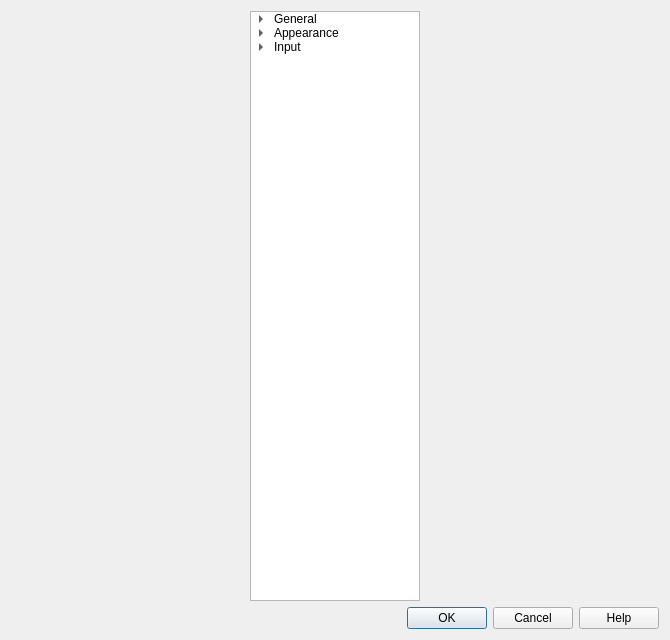
<?xml version="1.0" encoding="UTF-8"?>
<ui version="4.0">
 <class>WorldPrefs</class>
 <widget class="QDialog" name="WorldPrefs">
  <property name="geometry">
   <rect>
    <x>0</x>
    <y>0</y>
    <width>670</width>
    <height>640</height>
   </rect>
  </property>
  <property name="windowTitle">
   <string>World Options</string>
  </property>
  <property name="modal">
   <bool>true</bool>
  </property>
  <layout class="QVBoxLayout" name="_2">
   <item>
    <layout class="QHBoxLayout" name="horizontalLayout">
     <item>
      <widget class="QTreeWidget" name="settings_tree">
       <property name="sizePolicy">
        <sizepolicy hsizetype="Fixed" vsizetype="Expanding">
         <horstretch>0</horstretch>
         <verstretch>0</verstretch>
        </sizepolicy>
       </property>
       <property name="maximumSize">
        <size>
         <width>170</width>
         <height>16777215</height>
        </size>
       </property>
       <property name="itemsExpandable">
        <bool>true</bool>
       </property>
       <attribute name="headerVisible">
        <bool>false</bool>
       </attribute>
       <column>
        <property name="text">
         <string>Setting</string>
        </property>
       </column>
       <item>
        <property name="text">
         <string>General</string>
        </property>
        <property name="flags">
         <set>ItemIsDragEnabled|ItemIsDropEnabled|ItemIsUserCheckable|ItemIsEnabled</set>
        </property>
        <item>
         <property name="text">
          <string>IP address</string>
         </property>
        </item>
        <item>
         <property name="text">
          <string>Connecting</string>
         </property>
        </item>
        <item>
         <property name="text">
          <string>Logging</string>
         </property>
        </item>
        <item>
         <property name="text">
          <string>Chat</string>
         </property>
        </item>
       </item>
       <item>
        <property name="text">
         <string>Appearance</string>
        </property>
        <item>
         <property name="text">
          <string>Output</string>
         </property>
        </item>
        <item>
         <property name="text">
          <string>MXP/Pueblo</string>
         </property>
        </item>
        <item>
         <property name="text">
          <string>ANSI Colour</string>
         </property>
        </item>
        <item>
         <property name="text">
          <string>Custom Colour</string>
         </property>
        </item>
       </item>
       <item>
        <property name="text">
         <string>Input</string>
        </property>
        <item>
         <property name="text">
          <string>Commands</string>
         </property>
        </item>
       </item>
      </widget>
     </item>
     <item>
      <layout class="QVBoxLayout" name="contents"/>
     </item>
    </layout>
   </item>
   <item>
    <widget class="QDialogButtonBox" name="button_group">
     <property name="layoutDirection">
      <enum>Qt::LeftToRight</enum>
     </property>
     <property name="standardButtons">
      <set>QDialogButtonBox::Cancel|QDialogButtonBox::Help|QDialogButtonBox::Ok</set>
     </property>
     <property name="centerButtons">
      <bool>false</bool>
     </property>
    </widget>
   </item>
  </layout>
 </widget>
 <resources/>
 <connections>
  <connection>
   <sender>button_group</sender>
   <signal>accepted()</signal>
   <receiver>WorldPrefs</receiver>
   <slot>accept()</slot>
   <hints>
    <hint type="sourcelabel">
     <x>248</x>
     <y>254</y>
    </hint>
    <hint type="destinationlabel">
     <x>157</x>
     <y>274</y>
    </hint>
   </hints>
  </connection>
  <connection>
   <sender>button_group</sender>
   <signal>rejected()</signal>
   <receiver>WorldPrefs</receiver>
   <slot>reject()</slot>
   <hints>
    <hint type="sourcelabel">
     <x>316</x>
     <y>260</y>
    </hint>
    <hint type="destinationlabel">
     <x>286</x>
     <y>274</y>
    </hint>
   </hints>
  </connection>
 </connections>
</ui>
